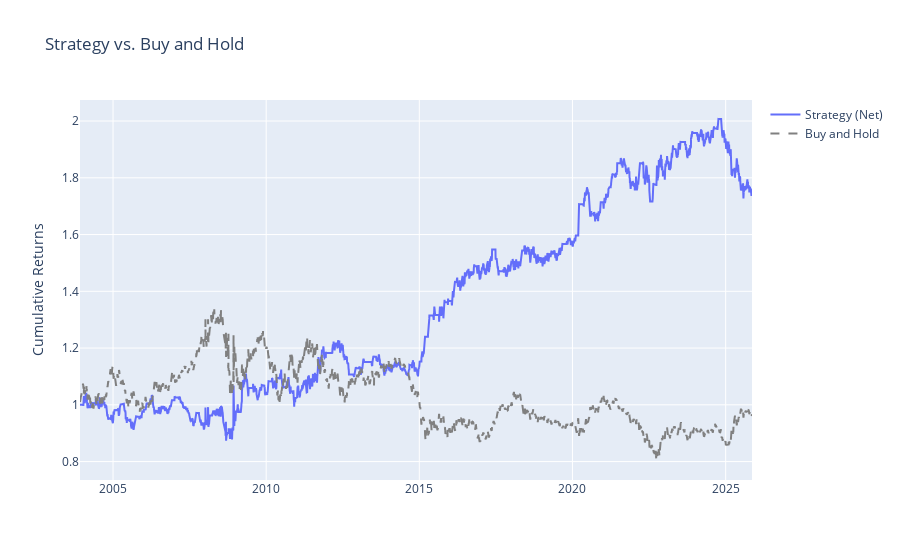
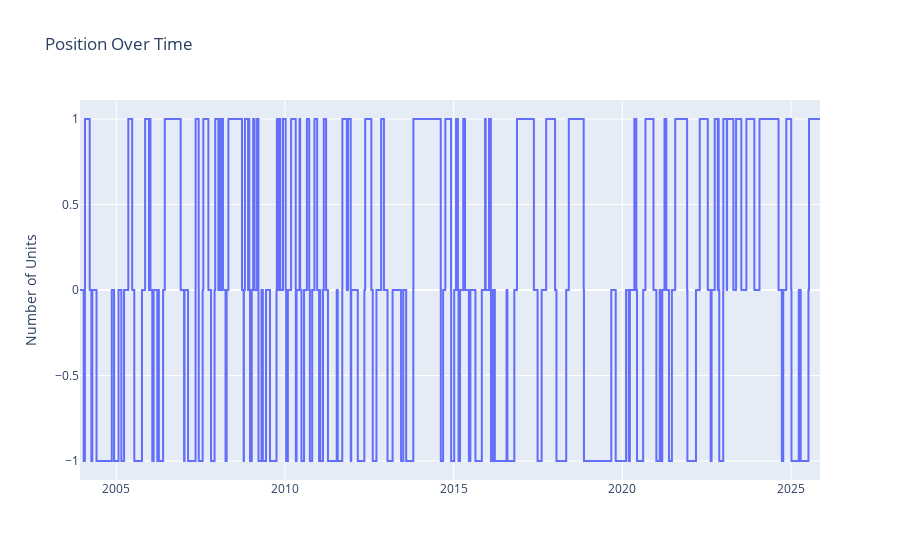
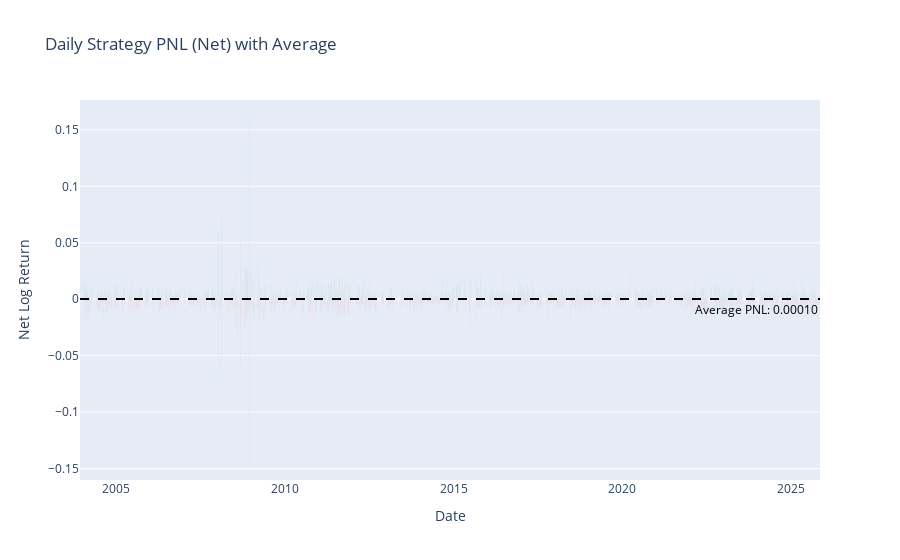
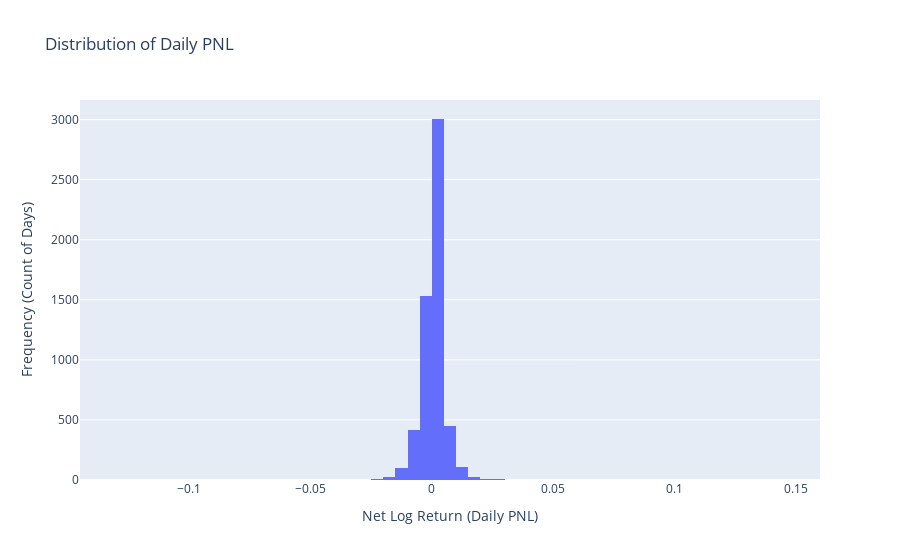

Write notebook code for charts like these, in order.
### Code cell
df.index = pd.to_datetime(df.index)
filtered_df = df.copy()
# filtered_df = filtered_df.loc['2021-01-01':]
print("Running backtest...")
results = flexible_backtest(
    data=filtered_df,
    price_col_name="price",
    target_col_name="signal",
    row_shift=2,  # Your 2-day manual lag
    p_spread=0.0001,
    strategy_type='state'
)  # 0.01% cost
show_backtest_report(results)

### Figure 1 — Plotly figure (JSON) as saved in the notebook; plotly's stock layout.template omitted (floating-point values rounded to 4 significant figures; data arrays with more than 128 entries replaced by an {"elided": "..."} marker saying what was removed)
{"data": [{"mode": "lines", "name": "Strategy (Net)", "type": "scatter", "x": {"elided": "5692 str values"}, "y": {"elided": "5692 float values"}}, {"line": {"color": "grey", "dash": "dash"}, "mode": "lines", "name": "Buy and Hold", "type": "scatter", "x": {"elided": "5692 str values"}, "y": {"elided": "5692 float values"}}], "layout": {"hovermode": "x unified", "title": {"text": "Strategy vs. Buy and Hold"}, "yaxis": {"title": {"text": "Cumulative Returns"}}}}

### Figure 2 — Plotly figure (JSON) as saved in the notebook; plotly's stock layout.template omitted (floating-point values rounded to 4 significant figures; data arrays with more than 128 entries replaced by an {"elided": "..."} marker saying what was removed)
{"data": [{"line": {"shape": "hv"}, "mode": "lines", "name": "Position Size", "type": "scatter", "x": {"elided": "5692 str values"}, "y": {"elided": "5692 float values"}}], "layout": {"hovermode": "x unified", "title": {"text": "Position Over Time"}, "yaxis": {"title": {"text": "Number of Units"}}}}

### Figure 3 — Plotly figure (JSON) as saved in the notebook; plotly's stock layout.template omitted (floating-point values rounded to 4 significant figures; data arrays with more than 128 entries replaced by an {"elided": "..."} marker saying what was removed)
{"data": [{"marker": {"color": {"elided": "5692 str values"}}, "name": "Daily PNL", "type": "bar", "x": {"elided": "5692 str values"}, "y": {"elided": "5692 float values"}}], "layout": {"annotations": [{"font": {"color": "black"}, "showarrow": false, "text": "Average PNL: 0.00010", "x": 1, "xanchor": "right", "xref": "x domain", "y": 9.815e-05, "yanchor": "top", "yref": "y"}], "shapes": [{"line": {"color": "black", "dash": "dash"}, "type": "line", "x0": 0, "x1": 1, "xref": "x domain", "y0": 9.815e-05, "y1": 9.815e-05, "yref": "y"}], "title": {"text": "Daily Strategy PNL (Net) with Average"}, "xaxis": {"title": {"text": "Date"}}, "yaxis": {"title": {"text": "Net Log Return"}}}}

### Figure 4 — Plotly figure (JSON) as saved in the notebook; plotly's stock layout.template omitted (floating-point values rounded to 4 significant figures; data arrays with more than 128 entries replaced by an {"elided": "..."} marker saying what was removed)
{"data": [{"bingroup": "x", "hovertemplate": "strategy_returns_net=%{x}<br>count=%{y}<extra></extra>", "legendgroup": "", "marker": {"color": "#636efa", "pattern": {"shape": ""}}, "name": "", "nbinsx": 100, "orientation": "v", "showlegend": false, "type": "histogram", "x": {"elided": "5692 float values"}, "xaxis": "x", "yaxis": "y"}], "layout": {"barmode": "relative", "legend": {"tracegroupgap": 0}, "title": {"text": "Distribution of Daily PNL"}, "xaxis": {"anchor": "y", "domain": [0, 1], "title": {"text": "Net Log Return (Daily PNL)"}}, "yaxis": {"anchor": "x", "domain": [0, 1], "title": {"text": "Frequency (Count of Days)"}}}}
